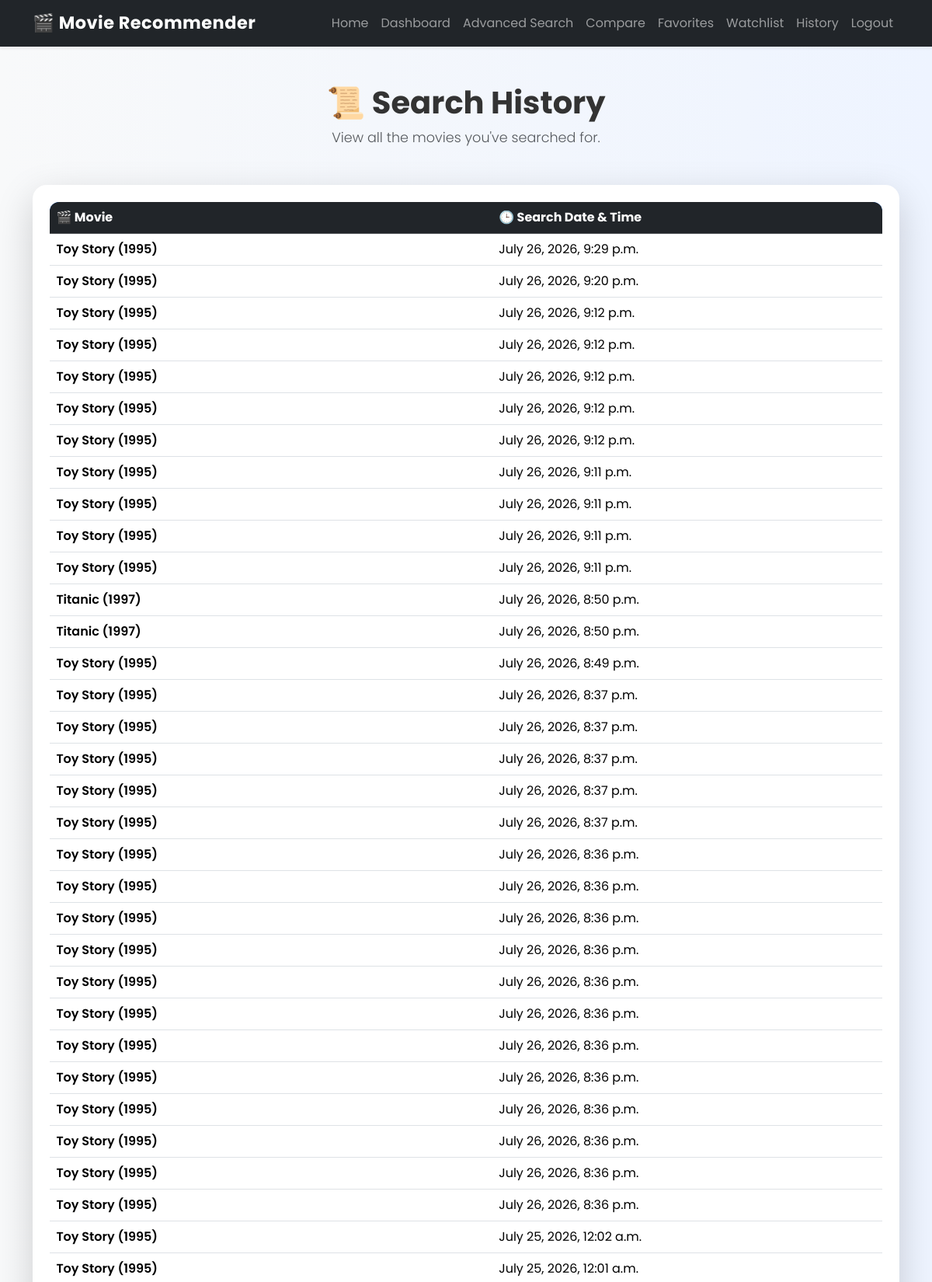
Page /history/ (signed in, upper part) on the committed database.
### movies/models.py (models this page shows, shortened)
class SearchHistory(models.Model):
    user = models.ForeignKey(User, on_delete=models.CASCADE)
    movie_title = models.CharField(max_length=255)
    searched_at = models.DateTimeField(auto_now_add=True)

### movies/views.py (the view)
@login_required
def search_history(request):
    history = SearchHistory.objects.filter(
        user=request.user
    ).order_by("-searched_at")
    return render(
        request,
        "history.html",
        {
            "history": history,
        },
    )

### templates/history.html (shortened to what this page needs)
{% extends 'base.html' %}
{% block content %}
<div class="text-center mb-5">
    <h1 class="fw-bold">📜 Search History</h1>
    <p class="lead text-muted">
        View all the movies you've searched for.
    </p>
</div>
{% if history %}
<div class="card border-0 shadow-lg">
    <div class="card-body">
        <div class="table-responsive">
            <table class="table table-hover align-middle mb-0">
                <thead class="table-dark">
                    <tr>
                        <th>🎬 Movie</th>
                        <th>🕒 Search Date & Time</th>
                    </tr>
                </thead>
                <tbody>
                    {% for item in history %}
                    <tr>
                        <td class="fw-semibold">
                            {{ item.movie_title }}
                        </td>
                        <td>
                            {{ item.searched_at }}
                        </td>
                    </tr>
                    {% endfor %}
                </tbody>
            </table>
        </div>
    </div>
</div>
{% endif %}
{% endblock %}

### static/css/style.css (style rules this page uses)
body { font-family:'Poppins',sans-serif; background:linear-gradient(to right,#f8f9fa,#eef4ff); color:#333; }
.lead { font-size:1.1rem; color:#555; }
.card { border:none; border-radius:18px; overflow:hidden; transition:all .3s ease; }
.card-body { padding:1.4rem; }
.table { border-radius:12px; overflow:hidden; }
.table thead { background:#0d6efd; color:white; }

### rows in the picture
SearchHistory: movie_title "Toy Story (1995)", searched_at "July 26, 2026, 9:29 p.m."
SearchHistory: movie_title "Toy Story (1995)", searched_at "July 26, 2026, 9:20 p.m."
SearchHistory: movie_title "Toy Story (1995)", searched_at "July 26, 2026, 9:12 p.m."
SearchHistory: movie_title "Toy Story (1995)", searched_at "July 26, 2026, 9:12 p.m."
SearchHistory: movie_title "Toy Story (1995)", searched_at "July 26, 2026, 9:12 p.m."
SearchHistory: movie_title "Toy Story (1995)", searched_at "July 26, 2026, 9:12 p.m."
SearchHistory: movie_title "Toy Story (1995)", searched_at "July 26, 2026, 9:12 p.m."
SearchHistory: movie_title "Toy Story (1995)", searched_at "July 26, 2026, 9:11 p.m."
SearchHistory: movie_title "Toy Story (1995)", searched_at "July 26, 2026, 9:11 p.m."
SearchHistory: movie_title "Toy Story (1995)", searched_at "July 26, 2026, 9:11 p.m."
SearchHistory: movie_title "Toy Story (1995)", searched_at "July 26, 2026, 9:11 p.m."
SearchHistory: movie_title "Titanic (1997)", searched_at "July 26, 2026, 8:50 p.m."
SearchHistory: movie_title "Titanic (1997)", searched_at "July 26, 2026, 8:50 p.m."
SearchHistory: movie_title "Toy Story (1995)", searched_at "July 26, 2026, 8:49 p.m."
SearchHistory: movie_title "Toy Story (1995)", searched_at "July 26, 2026, 8:37 p.m."
SearchHistory: movie_title "Toy Story (1995)", searched_at "July 26, 2026, 8:37 p.m."
SearchHistory: movie_title "Toy Story (1995)", searched_at "July 26, 2026, 8:37 p.m."
SearchHistory: movie_title "Toy Story (1995)", searched_at "July 26, 2026, 8:37 p.m."
SearchHistory: movie_title "Toy Story (1995)", searched_at "July 26, 2026, 8:37 p.m."
SearchHistory: movie_title "Toy Story (1995)", searched_at "July 26, 2026, 8:36 p.m."
SearchHistory: movie_title "Toy Story (1995)", searched_at "July 26, 2026, 8:36 p.m."
SearchHistory: movie_title "Toy Story (1995)", searched_at "July 26, 2026, 8:36 p.m."
SearchHistory: movie_title "Toy Story (1995)", searched_at "July 26, 2026, 8:36 p.m."
SearchHistory: movie_title "Toy Story (1995)", searched_at "July 26, 2026, 8:36 p.m."
SearchHistory: movie_title "Toy Story (1995)", searched_at "July 26, 2026, 8:36 p.m."
SearchHistory: movie_title "Toy Story (1995)", searched_at "July 26, 2026, 8:36 p.m."
SearchHistory: movie_title "Toy Story (1995)", searched_at "July 26, 2026, 8:36 p.m."
SearchHistory: movie_title "Toy Story (1995)", searched_at "July 26, 2026, 8:36 p.m."
SearchHistory: movie_title "Toy Story (1995)", searched_at "July 26, 2026, 8:36 p.m."
SearchHistory: movie_title "Toy Story (1995)", searched_at "July 26, 2026, 8:36 p.m."
SearchHistory: movie_title "Toy Story (1995)", searched_at "July 26, 2026, 8:36 p.m."
SearchHistory: movie_title "Toy Story (1995)", searched_at "July 25, 2026, 12:02 a.m."
SearchHistory: movie_title "Toy Story (1995)", searched_at "July 25, 2026, 12:01 a.m."
